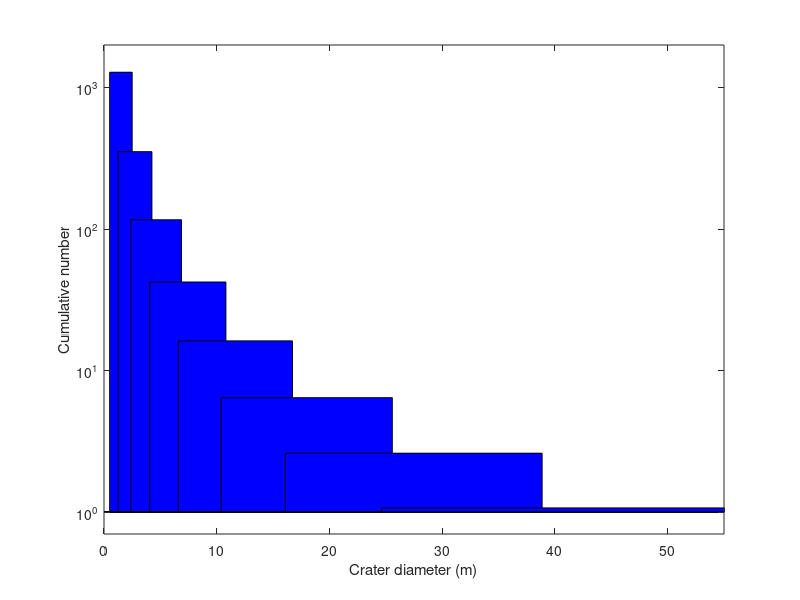

MATLAB code to generate this figure:
close all
clear
clc

%% Script to generate crater mean number based on its radii 
area_m2 = 200*200;

radius_range = [0.5 20];

% Distribution from Highlands survey
dist_coef = 76192;
dist_exp = -2.132;

% Distribution from  Kurtz et al
%dist_coef = 236538;
%dist_exp = -2.411;

step = 0.5;
factor = 1.5;

%%
radii_range = [];
% Non linear radii
cur_radius = radius_range(1);
edges = 2 * cur_radius;
while cur_radius < radius_range(2)
    next_radius = cur_radius + step;
    radii_range = vertcat(radii_range,[cur_radius, next_radius]);
    step = step * factor;
    cur_radius = next_radius;
    edges = vertcat(edges,2 * cur_radius);
end


radii_mid = (radii_range(:,1) + radii_range(:,2));

cum_num_per_km2 = dist_coef * radii_mid.^dist_exp;

cum_num_per_m2 = cum_num_per_km2 / 1000000;

exp_num_crater = area_m2 * cum_num_per_m2;

%% Plot
figure
center = (edges(1:end-1) + edges(2:end))/2;
width = diff(edges);
hold on
for i=1:length(center)
bar(center(i),cum_num_per_m2(i) * area_m2,width(i),'b')
end
hold off
xlabel("Crater diameter (m)")
ylabel("Cumulative number")
set(gca, 'YScale','log')
xlim([0 55])
ylim([0.7 2000])
